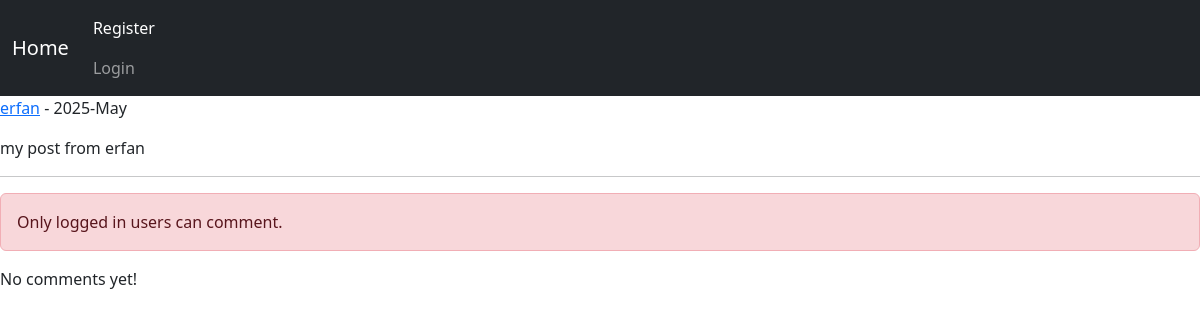
The page /post/detail/3/my-post-from-erfan on the database its author committed.
### post/models.py (models this page shows, shortened)
class Post(models.Model):
    user = models.ForeignKey(User , on_delete=models.CASCADE , related_name='posts') # user.posts
    body = models.TextField()
    slug = models.SlugField()
    created = models.DateTimeField(auto_now_add=True)
    updated = models.DateTimeField(auto_now=True)
    class Meta:
        ordering = ('created',)

### post/views.py (the view)
# urls.py: path('detail/<int:post_id>/<slug:post_slug>' , views.PostDetailView.as_view() , name='post_detail'),
class PostDetailView(View):
    template_name = 'post/detail.html'
    form_class = CommentCreateForm
    form_class_reply = CommentReplyForm
    def setup(self, request, *args, **kwargs):
        self.post_instance = get_object_or_404(Post , id=kwargs['post_id'] , slug=kwargs['post_slug'])
        return super().setup(request , args , kwargs)
    def get(self, request, post_id , post_slug):
        comments = self.post_instance.pcomments.filter(is_reply=False)
        return render(request, self.template_name , {'post': self.post_instance , 'comments':comments , 'form':self.form_class, 'reply_form':self.form_class_reply,})
    def post(self, request, *args, **kwargs):
        form = self.form_class(request.POST)
        if form.is_valid():
            new_comment = form.save(commit=False)
            new_comment.user = request.user
            new_comment.post = self.post_instance
            new_comment.save()
            messages.success(request, 'your comment submitted successfully', 'success')
            return redirect('post:post_detail', self.post_instance.id, self.post_instance.slug)

### post/templates/post/detail.html (shortened to what this page needs)
{% extends 'base.html' %}
{% block body %}
    <p><a href="{% url 'account:user_profile' post.user.id %}">{{ post.user.username }}</a> - {{ post.updated|date:"Y-M" }}</p>
    <p>{{ post.body }}</p><hr/>
    {% if request.user.is_authenticated %}
        <form action="" method="post">
            {% csrf_token %}
            {{ form.as_p }}
            <input type="submit" value="Send">
        </form> <br/>
    {% else %}
        <p class="alert alert-danger">Only logged in users can comment.</p>
    {% endif %}
    {% for comment in comments %}
        <div class="card bg-dark text-white">
            <p class="card-header">{{ comment.user }} | {{ comment.created|timesince }}</p>
            <p class="card-body">{{ comment.body }}</p>
            {% if request.user.is_authenticated %}
                <form action="{% url 'post:add_reply' post.id comment.id %}" method="post">
                    {% csrf_token %}
                    {{ reply_form.as_p }}
                    <input type="submit" value="send">
                </form>
            {% endif %}
            {% with replies=comment.rcomments.all %}
                {% for reply in replies %}
                    <p class="bg-primary p-3 m-2">{{ reply.user }} <br/> {{ reply.body }}</p>
                {% endfor %}
            {% endwith %}
        </div><br/>
    {% empty %}
        <p>No comments yet!</p>
    {% endfor %}
{% endblock body %}

### rows shown on the page
Post: user.username "erfan", updated "2025-May", body "my post from erfan"
